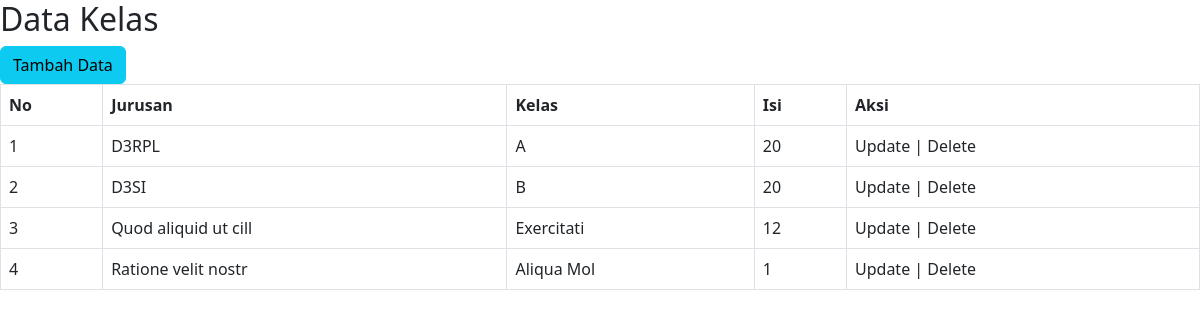
Page /index.php/controllerc on the committed database.
### tables this page shows
CREATE TABLE `table_c` (
  `id_043` int(11) NOT NULL,
  `kolom_jurusan` varchar(50) NOT NULL,
  `kolom_kelas` varchar(10) NOT NULL,
  `kolom_isi` varchar(50) NOT NULL
);

### application/controllers/ControllerC.php (called while the page is built, shortened)
<?php
class ControllerC extends CI_Controller
{
	public function __construct()
	{
		$this->load->model('ModelC');
	}
	public function index()
	{
		$data['data_kelas'] = $this->ModelC->semua_data();
		return $this->load->view('uts/v_index', $data);
	}
}

### index.php (called while the page is built, shortened)
<?php
require_once BASEPATH.'core/CodeIgniter.php';

### application/models/ModelC.php (called while the page is built, shortened)
<?php
class ModelC extends CI_Model
{
	public function semua_data()
	{
		return $this->db->get('table_c')->result();
	}
}

### application/views/uts/v_index.php (the view, shortened to what this page needs)
<!doctype html>
<html lang="en">
<head>
	<link href="https://cdn.jsdelivr.net/npm/bootstrap@5.2.2/dist/css/bootstrap.min.css" rel="stylesheet">
</head>
<body>
<h2>Data Kelas</h2>
<a href="<?= site_url('controllerc/tambah') ?>" class="btn btn-info">Tambah Data</a>
<table class="table table-bordered">
	<thead>
	<tr>
		<th>No</th>
		<th>Jurusan</th>
		<th>Kelas</th>
		<th>Isi</th>
		<th>Aksi</th>
	</tr>
	</thead>
	<tbody>
	<?php
	$no = 1;
	foreach ($data_kelas as $row) { ?>
		<tr>
			<td><?= $no++; ?></td>
			<td><?= $row->kolom_jurusan; ?></td>
			<td><?= $row->kolom_kelas; ?></td>
			<td><?= $row->kolom_isi; ?></td>
			<td>Update | Delete</td>
		</tr>
		<?php
	}
	?>
	</tbody>
</table>
</body>
</html>

### rows in the picture
table_c: kolom_jurusan "D3RPL", kolom_kelas "A", kolom_isi "20"
table_c: kolom_jurusan "D3SI", kolom_kelas "B", kolom_isi "20"
table_c: kolom_jurusan "Quod aliquid ut cill", kolom_kelas "Exercitati", kolom_isi "12"
table_c: kolom_jurusan "Ratione velit nostr", kolom_kelas "Aliqua Mol", kolom_isi "1"
